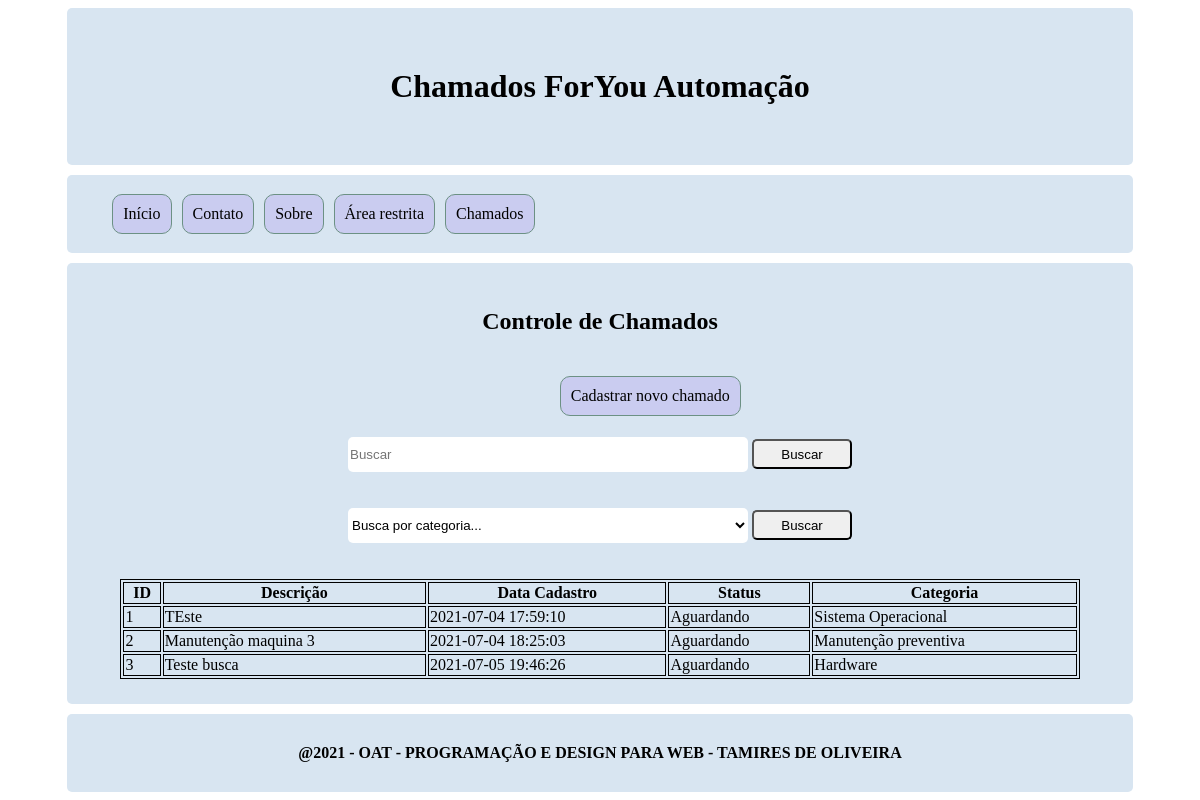
The app's page /?pg=chamado/chamados (signed in) with its own data.
### tables this page shows
CREATE TABLE `chamados` (
  `id` int NOT NULL AUTO_INCREMENT,
  `descricao` varchar(200) DEFAULT NULL,
  `id_categoria` int DEFAULT NULL,
  `id_usuario` int DEFAULT NULL,
  `status` int DEFAULT NULL,
  `data_abertura` datetime DEFAULT NULL,
  `data_encerramento` datetime DEFAULT NULL,
  PRIMARY KEY (`id`),
  KEY `chamado_cliente_idx` (`id_usuario`),
  KEY `chamado_categoria_idx` (`id_categoria`),
  KEY `status_idx` (`status`),
  CONSTRAINT `chamado_categoria` FOREIGN KEY (`id_categoria`) REFERENCES `categorias` (`id`) ON DELETE CASCADE ON UPDATE CASCADE,
  CONSTRAINT `chamado_cliente` FOREIGN KEY (`id_usuario`) REFERENCES `usuarios` (`id`) ON DELETE CASCADE ON UPDATE CASCADE,
  CONSTRAINT `status` FOREIGN KEY (`status`) REFERENCES `status` (`id`)
);

CREATE TABLE `status` (
  `id` int NOT NULL AUTO_INCREMENT,
  `nome` varchar(100) DEFAULT NULL,
  PRIMARY KEY (`id`)
);

CREATE TABLE `categorias` (
  `id` int NOT NULL AUTO_INCREMENT,
  `nome` varchar(100) DEFAULT NULL,
  PRIMARY KEY (`id`)
);

### paginas/chamado/chamados.php (the view, shortened to what this page needs)
<h2>Controle de Chamados</h2>
<div class="menu-usuarios">
    <ul>
        <a href="?pg=chamado/cadastro"><li>Cadastrar novo chamado</li></a>
    </ul>
</div>
<?php
    if(isset($_POST['busca'])) {
        $nome = "%".trim($_POST['busca'])."%";
        $sth = $conn->prepare('SELECT c.id, c.descricao, c.data_abertura, status.nome as status_nome, categorias.nome  FROM chamados c
        INNER JOIN categorias ON categorias.id = c.id_categoria
        INNER JOIN status ON status.id = c.status
        where c.descricao like :nome or c.id like :nome ORDER BY c.id DESC ');
        $sth->bindParam(':nome', $nome, PDO::PARAM_STR);
        $sth->execute();
        $result = $sth->fetchAll(PDO::FETCH_ASSOC);
    }
    else{
        $sql = "SELECT c.id, c.descricao, c.data_abertura, status.nome as status_nome, categorias.nome  FROM chamados c
        INNER JOIN categorias ON categorias.id = c.id_categoria
        INNER JOIN status ON status.id = c.status";
        $result = $conn->query($sql, PDO::FETCH_ASSOC);
    }
?>
    <form method="POST">
        <input id="busca" name="busca" type="text" placeholder="Buscar">
        <button>Buscar</button>
    </form>
    <form method="POST">
        <div>
            <select name="categoria">
                <option required value="">Busca por categoria...</option>
            </select>
            <button>Buscar</button>
        </div>
    </form>
<table>
    <tr>
        <th>ID</th>
        <th>Descrição</th>
        <th>Data Cadastro</th>
        <th>Status</th>
        <th>Categoria</th>
    </tr>
    <?php
        foreach($result as $linha){
    ?>
        <tr>
            <?php
                foreach($linha as $chave => $valor){
            ?>
                <td><?= $valor ?></td>
            <?php
                }
            ?>
        </tr>
    <?php
        }
    ?>
</table>

### index.php (shortened to what this page needs)
<html>
    <head>
        <link rel="stylesheet" type="text/css" href="css/estilo.css" />
    </head>
    <body>
        <div class="container">
            <header>
                <h1>Chamados ForYou Automação</h1>
            </header>
            <div class="menu">
                <ul>
                    <a href="?pg=inicio"><li>Início</li></a>
                    <a href="?pg=contato/formulario"><li>Contato</li></a>
                    <a href="?pg=sobre"><li>Sobre</li></a>
                    <?php
                        if(!isset($_SESSION["nome"])){
                    ?>
                        <a href="?pg=login/formulario"><li>Login</li></a>
                    <?php
                        }
                        else{
                    ?>
                        <a href="?pg=area_restrita"><li>Área restrita</li></a>
                        <a href="?pg=chamado/chamados"><li>Chamados</li></a>
                    <?php
                        }
                    ?>
                </ul>
            </div>
            <main>
                <?php
                    $pg = (isset($_GET["pg"]) && !empty($_GET["pg"])) ? $_GET["pg"] : "inicio";
                    include("paginas/".$pg.".php");
                ?>
            </main>
            <footer>
                <h4>@2021 - OAT - PROGRAMAÇÃO E DESIGN PARA WEB - TAMIRES DE OLIVEIRA </h4>
            </footer>
        </div>
    </body>
</html>

### css/estilo.css (style rules this page uses)
table { width: 90%; margin: 0 auto; }
table, td, th { border: solid 1px #000; }
form div { margin: 20px; }
header { grid-area: header; }
.menu { grid-area: menu; }
main { grid-area: main; }
footer { grid-area: footer; }
.container { display: grid; grid-template-rows: 20% 10% auto 10%; grid-template-areas: 'header' 'menu' 'main' 'footer'; grid-gap: 10px; height: 100%; width: 90%; margin: auto; }
header, main, footer, .menu { background-color: #d8e5f1; text-align: center; display: flex; justify-content: center; align-content: center; flex-direction: column; border-radius: 5px; }
input, textarea, select { width: 400px; height: 35px; border-radius: 5px; border: none; }
select { background-color: #fff; }
button { width: 100px; height: 30px; border-radius: 5px; }
ul { list-style: none; display: flex; }
ul li { border: 1px solid rgb(108, 145, 132); margin: 5px; padding: 10px; border-radius: 10px; background-color: rgb(202, 204, 240); }
a { text-decoration: none; color: #000; }
.menu-usuarios { text-align: center; padding-left: 42%; }

### records on screen
chamados: id "1", descricao "TEste", data_abertura "2021-07-04 17:59:10", status.nome "Aguardando", id_categoria.nome "Sistema Operacional"
chamados: id "2", descricao "Manutenção maquina 3", data_abertura "2021-07-04 18:25:03", status.nome "Aguardando", id_categoria.nome "Manutenção preventiva"
chamados: id "3", descricao "Teste busca", data_abertura "2021-07-05 19:46:26", status.nome "Aguardando", id_categoria.nome "Hardware"
